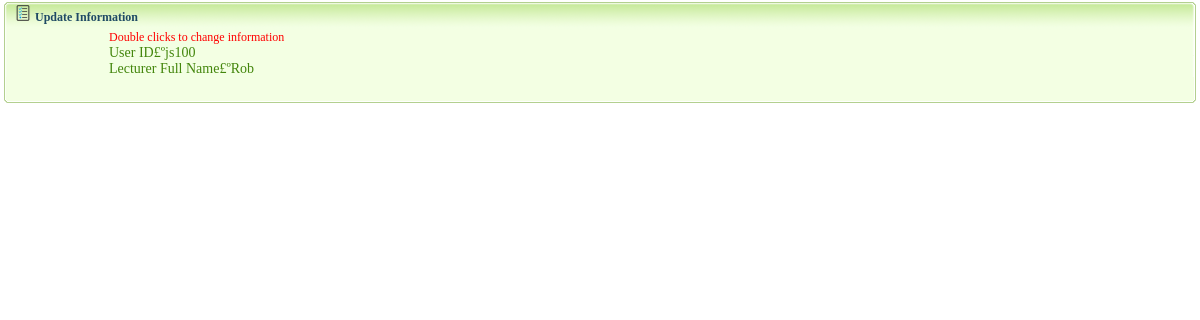
The page /sys/tab/teacher_ctrl.php (signed in) on the database as committed earlier.
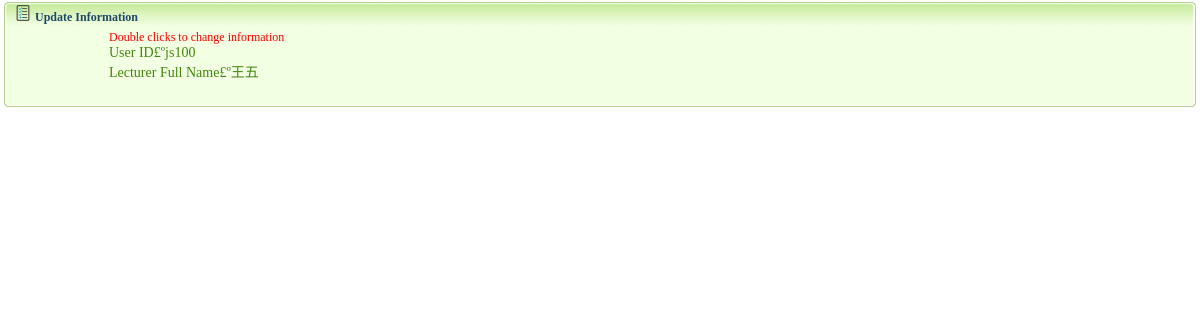
The same page on the database as committed later.
### tables this page shows
CREATE TABLE IF NOT EXISTS `teacher` (
  `id` int(4) NOT NULL AUTO_INCREMENT,
  `user_id` int(4) NOT NULL,
  `name` varchar(200) NOT NULL,
  PRIMARY KEY (`id`)
);

### sys/tab/teacher_fun.php (called while the page is built, shortened)
<?php
	class  teacher_fun{
		public function select_user($uid){
			$query = "select * from user where id=".$uid;
			$result = mysql_query($query);
			$row = mysql_fetch_row($result);
			if($row){
				return  $row;
			}
		}
		public function select_teacher($uid){
			$query = "select * from teacher where user_id=".$uid;
			$result = mysql_query($query);
			$row = mysql_fetch_row($result);
			if($row){
				return  $row;
			}
		}
	}
?>

### sys/tab/teacher_ctrl.php (the view, shortened to what this page needs)
<!DOCTYPE html PUBLIC "-//W3C//DTD XHTML 1.0 Transitional//EN" "http://www.w3.org/TR/xhtml1/DTD/xhtml1-transitional.dtd">
<html xmlns="http://www.w3.org/1999/xhtml">
<head>
</head>
<body>
<table width="100%" border="0" align="center" cellpadding="0" cellspacing="0">
  <tr>
    <td height="30"><table width="100%" border="0" cellspacing="0" cellpadding="0">
      <tr>
        <td width="15" height="30"><img src="images/tab_03.gif" width="15" height="30" /></td>
        <td width="1101" background="images/tab_05.gif"><img src="images/311.gif" width="16" height="16" /> <span class="STYLE4">Update Information</span></td>
        <td width="281" background="images/tab_05.gif"></td>
        <td width="14"><img src="images/tab_07.gif" width="14" height="30" /></td>
      </tr>
    </table></td>
  </tr>
  <tr>
    <td>
    <table width="100%" border="0" cellspacing="0" cellpadding="0">
      <tr>
        <td width="9" background="images/tab_12.gif">&nbsp;</td>
        <td bgcolor="#f3ffe3">
        <?php
        	include_once './teacher_fun.php';
        	$obj = new teacher_fun();
        	$row = $obj->select_user($_SESSION["uid"]);
        	$trow = $obj->select_teacher($_SESSION["uid"]);
        ?>
         <div align="left" style="padding-left: 100px;font-size: 14px; color: #43860C;">
         	<span style="color: red;font-size: 12px">Double clicks to change information</span><br />
         	<label>User ID£º<span ac="user" ><?php echo $row[1]?></span></label><br />
         	<label>Lecturer Full Name£º<span ac="teacher" ><?php echo $trow[2]?>&nbsp;&nbsp;&nbsp;&nbsp;</span></label>
        </div>
       </td>
        <td width="9" background="images/tab_16.gif">&nbsp;</td>
      </tr>
    </table>
    </td>
  </tr>
  <tr>
    <td height="29"><table width="100%" border="0" cellspacing="0" cellpadding="0">
      <tr>
        <td width="15" height="29"><img src="images/tab_20.gif" width="15" height="29" /></td>
        <td background="images/tab_21.gif"><table width="100%" border="0" cellspacing="0" cellpadding="0">
          <tr>
            <td width="25%" height="29" nowrap="nowrap"><span class="STYLE1"></span></td>
            <td width="75%" valign="top" class="STYLE1"><div align="right">
              <table width="352" height="20" border="0" cellpadding="0" cellspacing="0">
                <tr>
                  <td width="62" height="22" valign="middle"><div align="right"></div></td>
                  <td width="50" height="22" valign="middle"><div align="right"></div></td>
                  <td width="54" height="22" valign="middle"><div align="right"></div></td>
                  <td width="49" height="22" valign="middle"><div align="right"></div></td>
                  <td width="59" height="22" valign="middle"><div align="right"></div></td>
                  <td width="25" height="22" valign="middle"></td>
                  <td width="23" height="22" valign="middle"></td>
                  <td width="30" height="22" valign="middle"></td>
                </tr>
              </table>
            </div></td>
          </tr>
        </table></td>
        <td width="14"><img src="images/tab_22.gif" width="14" height="29" /></td>
      </tr>
    </table></td>
  </tr>
</table>
</body>
</html>

Rows that differ between the two databases and show on the page:
changed teacher: name "Rob" → "王五"
